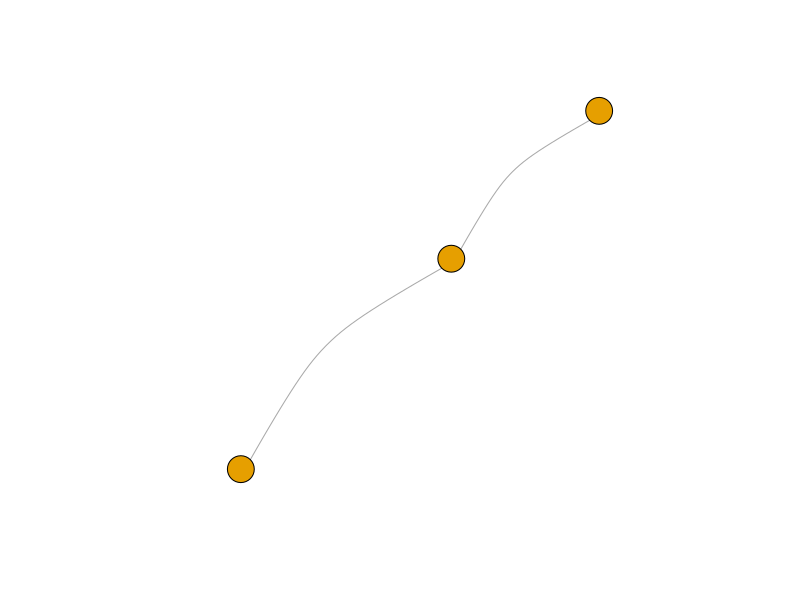
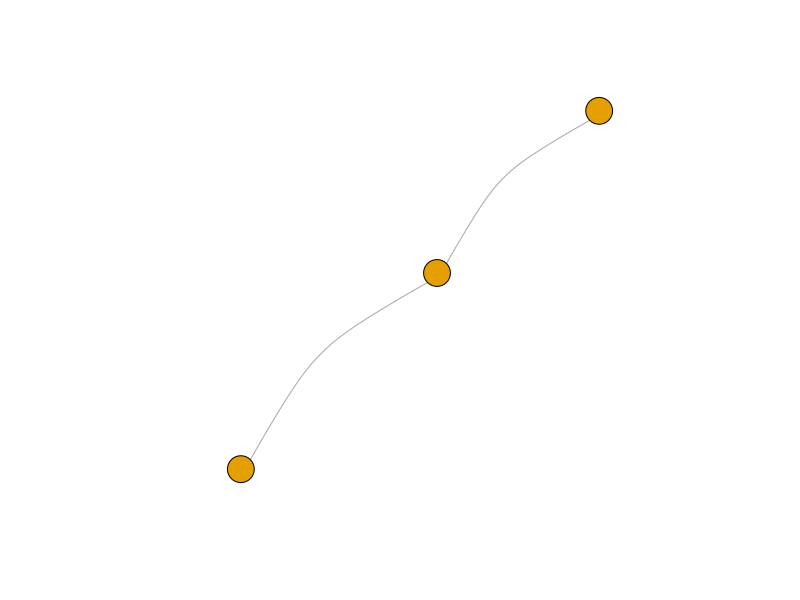
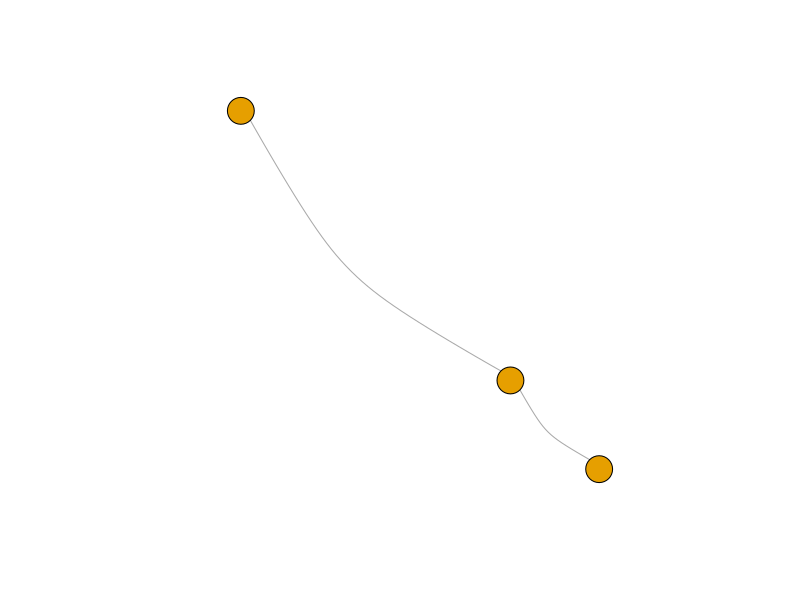
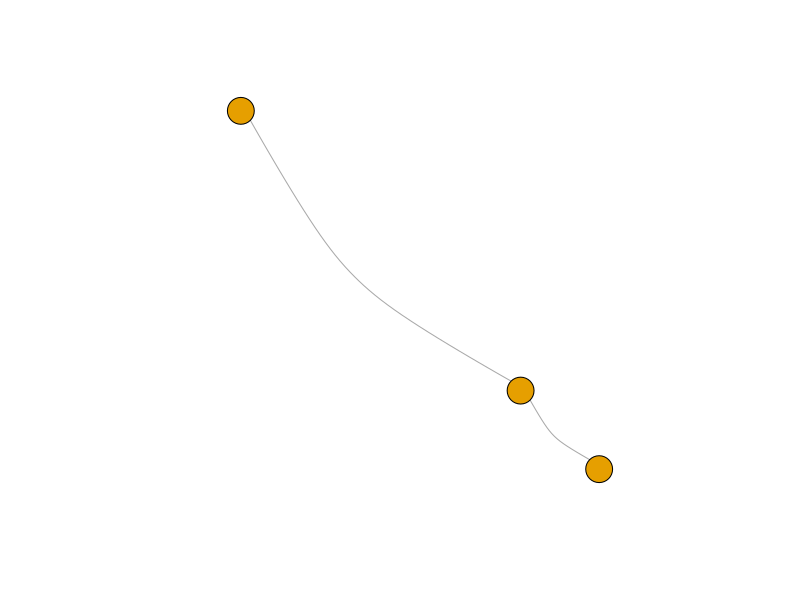
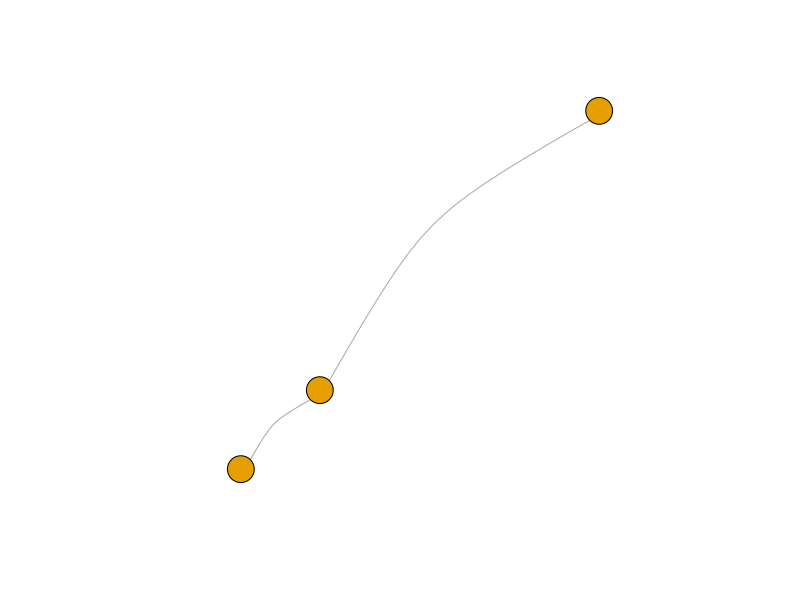
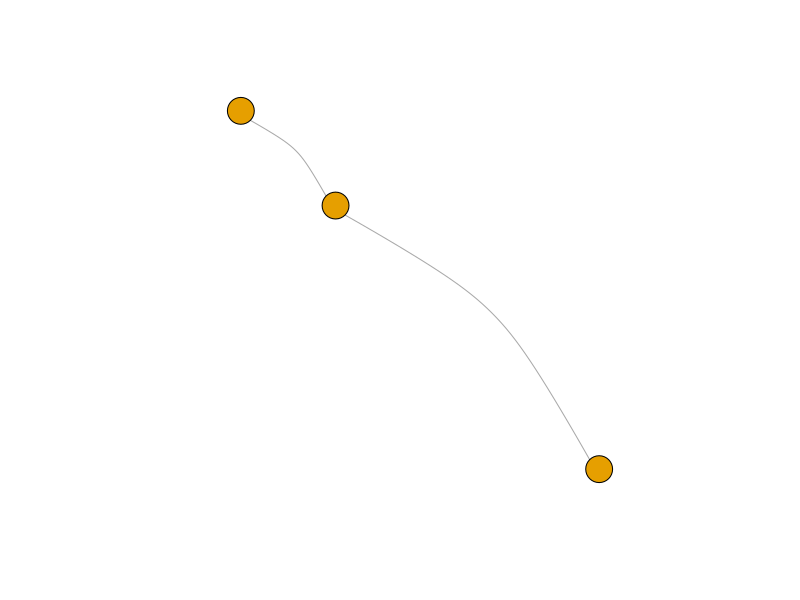
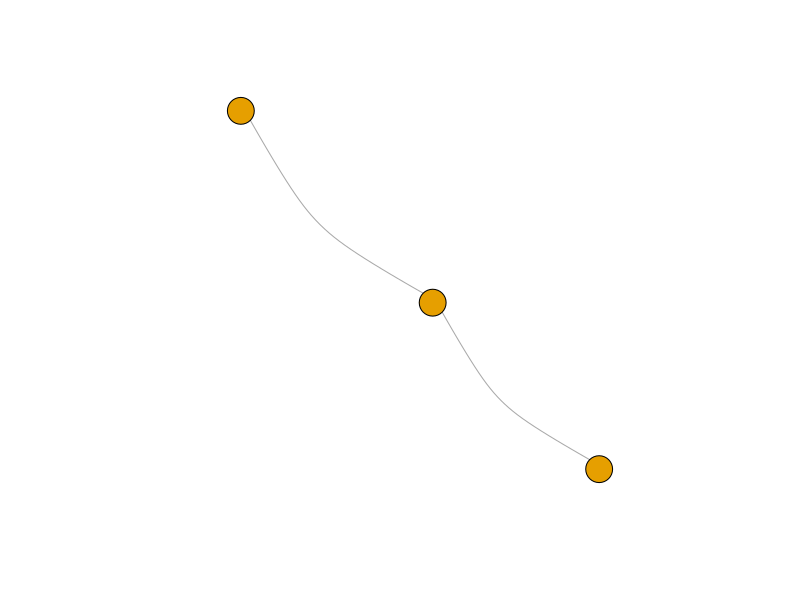
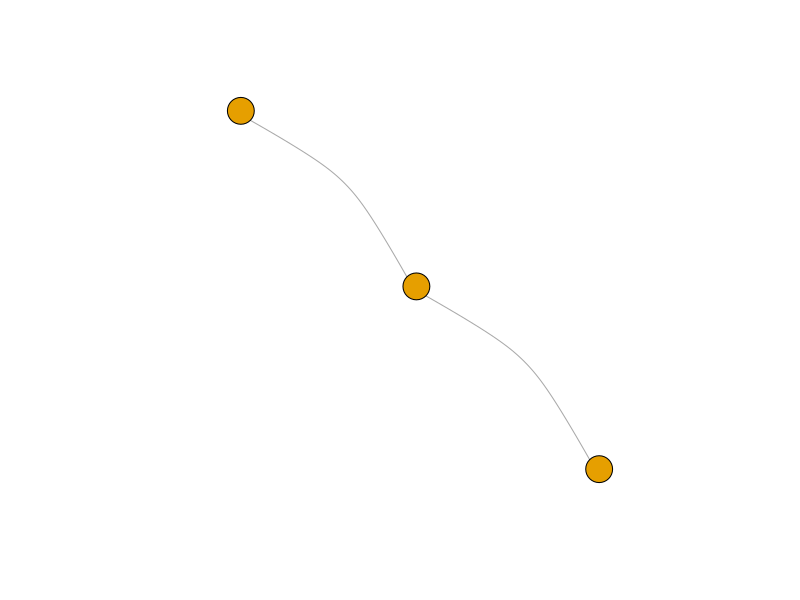

Write the R code that produced these figures, in order. (Note: this script raises an error after producing the figures.)
#############################_Libraries_##########################
setwd(dirname(rstudioapi::getSourceEditorContext()$path))
getwd()
Sys.setenv(LANG = "en")

if (!("igraph" %in% rownames(installed.packages()))) install.packages("igraph")
library(igraph)

#############################_Graph_generation_#######################
#' Losowy obrót dla rysunku grafu - layout_in_circle() psuje losowość
#'
#' @param List graph
#' @return matrix
#'
randomLayout <- function(graph)
{
  rotation <- runif(1, 0, 2*pi)
  layout <- layout_in_circle(graph)
  return(cbind(cos(rotation) * layout[,1] - sin(rotation) * layout[,2], sin(rotation) * layout[,1] + cos(rotation) * layout[,2]))
}

#' Graf ścieżka N wierzchołków, nieskierowany
#'
#' @param N int - liczba rysunków
#' @param vertexNo int - liczba wierzchołków
#' @param plotCurve float
#' @return void
#'
plotPaths <- function(N, vertexNo, plotCurve)
{
  fileName <- 'path'
  dir.create(fileName, showWarnings = FALSE)
  dir.create(file.path(fileName, vertexNo), showWarnings = FALSE)
  
  pathName <- paste0(fileName, '/', vertexNo)
  unlink(paste0(pathName, "/*"))
  
  definition <- c()
  for (index in 1:(vertexNo-1))
  {
    definition <- c(definition, index, index + 1)
  }
  definitionMatrix <- matrix(definition, ncol = 2, byrow = TRUE)
  
  for (i in 1:N)
  {
    graph <- graph_from_edgelist(definitionMatrix, directed = FALSE)
    E(graph)$weight <- runif(ecount(graph))
    png(file.path(pathName, paste0(fileName, "-", i, ".png")), width = 800, height = 600)
    plot(graph, vertex.label = NA, edge.curved = plotCurve)
    # plot(graph, vertex.label = NA, edge.curved = plotCurve, layout = randomLayout(graph)) # Bez opisów wierzchołków, zakrzywienie krawędzi, losowy obrót
    dev.off()
  }
}

#' Graf cykliczny N wierzchołków, 100% pewności na połączenie wierzchołków, nieskierowany
#'
#' @param N int - liczba rysunków
#' @param vertexNo int - liczba wierzchołków
#' @param plotCurve float
#' @return void
#'
plotCycles <- function(N, vertexNo, plotCurve)
{
  fileName <- 'cycle'
  dir.create(fileName, showWarnings = FALSE)
  dir.create(file.path(fileName, vertexNo), showWarnings = FALSE)
  
  pathName <- paste0(fileName, '/', vertexNo)
  unlink(paste0(pathName, "/*"))
  
  for (i in 1:N)
  {
    graph <- make_ring(vertexNo, directed = FALSE)
    png(file.path(pathName, paste0(fileName, "-", i, ".png")), width = 800, height = 600)
    plot(graph, vertex.label = NA, edge.curved = plotCurve)
    dev.off()
  }
}

#' Graf pełny N wierzchołków, 100% pewności na połączenie wierzchołków, nieskierowany
#'
#' @param N int - liczba rysunków
#' @param vertexNo int - liczba wierzchołków
#' @param plotCurve float
#' @return voided
#'
plotFullGraphs <- function(N, vertexNo, plotCurve)
{
  fileName <- 'full'
  dir.create(fileName, showWarnings = FALSE)
  dir.create(file.path(fileName, vertexNo), showWarnings = FALSE)
  
  pathName <- paste0(fileName, '/', vertexNo)
  unlink(paste0(pathName, "/*"))
  
  for (i in 1:N)
  {
    graph <- graph.full(vertexNo, directed = FALSE)
    E(graph)$weight <- runif(ecount(graph))
    png(file.path(pathName, paste0(fileName, "-", i, ".png")), width = 800, height = 600)
    plot(graph, vertex.label = NA, edge.curved = plotCurve)
    dev.off()
  }
}

plotPaths(50, 3, 0.3)
plotCycles(50, 3, 0.3)
plotFullGraphs(50, 3, 0.3)

plotPaths(50, 5, 0.3)
plotCycles(50, 5, 0.3)
plotFullGraphs(50, 5, 0.3)

plotTest()

plotTest(5, 3, 0.3)
